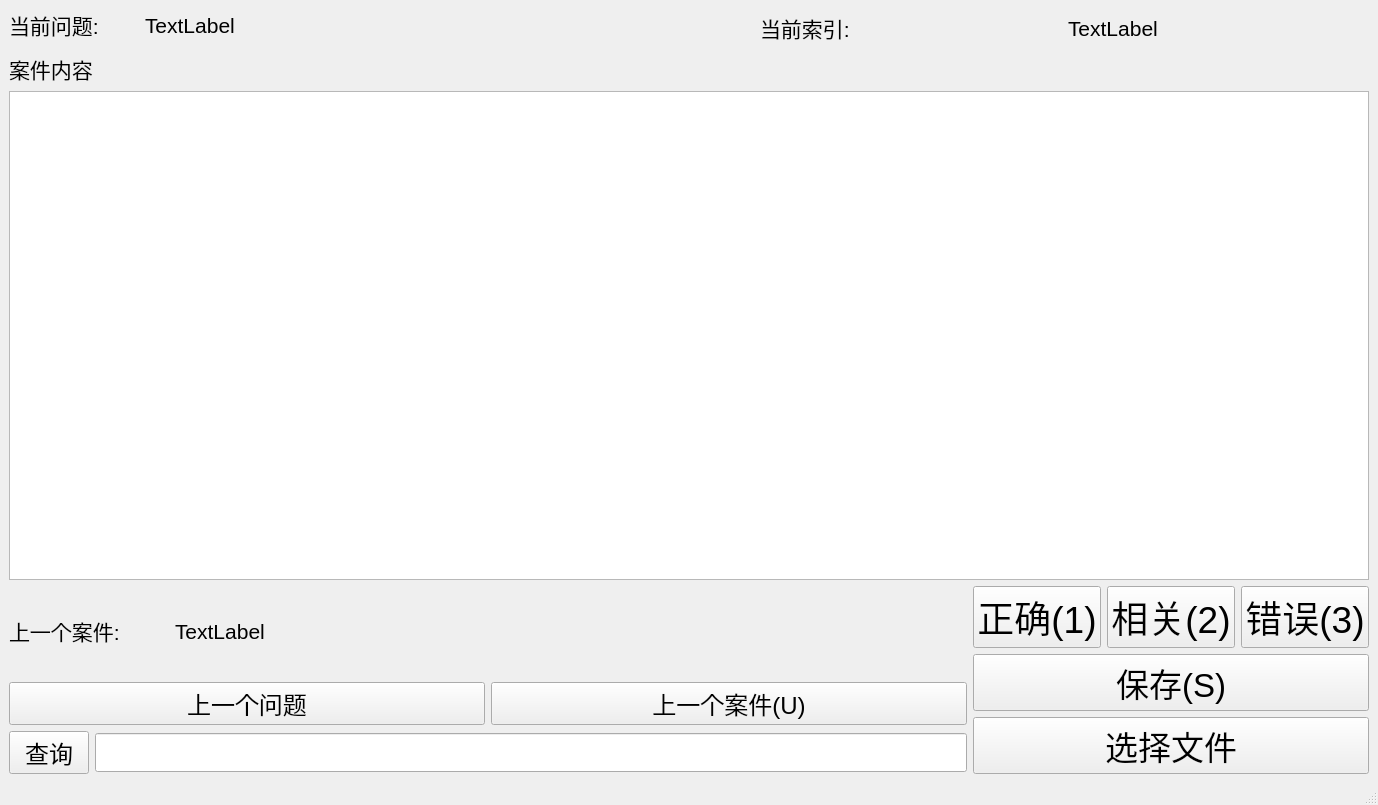
<?xml version="1.0" encoding="UTF-8"?>
<ui version="4.0">
    <class>MainWindow</class>
    <widget class="QMainWindow" name="MainWindow">
        <property name="geometry">
            <rect>
                <x>0</x>
                <y>0</y>
                <width>1378</width>
                <height>805</height>
            </rect>
        </property>
        <property name="windowTitle">
            <string>MainWindow</string>
        </property>
        <widget class="QWidget" name="centralwidget">
            <layout class="QGridLayout" name="gridLayout">
                <item row="3" column="0" colspan="3">
                    <layout class="QVBoxLayout" name="verticalLayout_7">
                        <item>
                            <layout class="QHBoxLayout" name="horizontalLayout_3">
                                <item>
                                    <layout class="QVBoxLayout" name="verticalLayout_3">
                                        <item>
                                            <widget class="QLabel" name="label_2">
                                                <property name="font">
                                                    <font>
                                                        <pointsize>16</pointsize>
                                                    </font>
                                                </property>
                                                <property name="text">
                                                    <string>案件内容</string>
                                                </property>
                                            </widget>
                                        </item>
                                        <item>
                                            <widget class="QTextEdit" name="content">
                                                <property name="font">
                                                    <font>
                                                        <pointsize>16</pointsize>
                                                    </font>
                                                </property>
                                            </widget>
                                        </item>
                                    </layout>
                                </item>
<!--                                <item>-->
<!--                                    <layout class="QVBoxLayout" name="verticalLayout_5">-->
<!--                                        <item>-->
<!--                                            <widget class="QLabel" name="label_4">-->
<!--                                                <property name="font">-->
<!--                                                    <font>-->
<!--                                                        <pointsize>16</pointsize>-->
<!--                                                    </font>-->
<!--                                                </property>-->
<!--                                                <property name="text">-->
<!--                                                    <string>法院观点</string>-->
<!--                                                </property>-->
<!--                                            </widget>-->
<!--                                        </item>-->
<!--                                        <item>-->
<!--                                            <widget class="QTextEdit" name="viewpoint">-->
<!--                                                <property name="font">-->
<!--                                                    <font>-->
<!--                                                        <pointsize>16</pointsize>-->
<!--                                                    </font>-->
<!--                                                </property>-->
<!--                                            </widget>-->
<!--                                        </item>-->
<!--                                    </layout>-->
<!--                                </item>-->
<!--                                <item>-->
<!--                                    <layout class="QVBoxLayout" name="verticalLayout_2">-->
<!--                                        <item>-->
<!--                                            <widget class="QLabel" name="label_9">-->
<!--                                                <property name="font">-->
<!--                                                    <font>-->
<!--                                                        <pointsize>16</pointsize>-->
<!--                                                    </font>-->
<!--                                                </property>-->
<!--                                                <property name="text">-->
<!--                                                    <string>法院判决</string>-->
<!--                                                </property>-->
<!--                                            </widget>-->
<!--                                        </item>-->
<!--                                        <item>-->
<!--                                            <widget class="QTextEdit" name="judge">-->
<!--                                                <property name="font">-->
<!--                                                    <font>-->
<!--                                                        <pointsize>16</pointsize>-->
<!--                                                    </font>-->
<!--                                                </property>-->
<!--                                            </widget>-->
<!--                                        </item>-->
<!--                                    </layout>-->
<!--                                </item>-->
                            </layout>
                        </item>
                        <item>
                            <layout class="QHBoxLayout" name="horizontalLayout_5">
                                <item>
                                    <layout class="QVBoxLayout" name="verticalLayout_4">
                                        <item>
                                            <layout class="QHBoxLayout" name="horizontalLayout_2">
                                                <item>
                                                    <widget class="QLabel" name="label_5">
                                                        <property name="maximumSize">
                                                            <size>
                                                                <width>160</width>
                                                                <height>16777215</height>
                                                            </size>
                                                        </property>
                                                        <property name="font">
                                                            <font>
                                                                <pointsize>16</pointsize>
                                                            </font>
                                                        </property>
                                                        <property name="text">
                                                            <string>上一个案件:</string>
                                                        </property>
                                                    </widget>
                                                </item>
                                                <item>
                                                    <widget class="QLabel" name="last_case_view">
                                                        <property name="font">
                                                            <font>
                                                                <pointsize>16</pointsize>
                                                            </font>
                                                        </property>
                                                        <property name="text">
                                                            <string>TextLabel</string>
                                                        </property>
                                                        <property name="wordWrap">
                                                            <bool>true</bool>
                                                        </property>
                                                    </widget>
                                                </item>
                                            </layout>
                                        </item>
                                        <item>
                                            <layout class="QHBoxLayout" name="horizontalLayout_4">
                                                <item>
                                                    <layout class="QVBoxLayout" name="verticalLayout_6">
                                                        <item>
                                                            <layout class="QHBoxLayout" name="horizontalLayout_7">
                                                                <item>
                                                                    <widget class="QPushButton" name="last_query_btn">
                                                                        <property name="font">
                                                                            <font>
                                                                                <pointsize>18</pointsize>
                                                                            </font>
                                                                        </property>
                                                                        <property name="text">
                                                                            <string>上一个问题</string>
                                                                        </property>
                                                                    </widget>
                                                                </item>
                                                                <item>
                                                                    <widget class="QPushButton" name="last_case_btn">
                                                                        <property name="font">
                                                                            <font>
                                                                                <pointsize>18</pointsize>
                                                                            </font>
                                                                        </property>
                                                                        <property name="text">
                                                                            <string>上一个案件(U)</string>
                                                                        </property>
                                                                    </widget>
                                                                </item>
                                                            </layout>
                                                        </item>
                                                        <item>
                                                            <layout class="QHBoxLayout" name="horizontalLayout_8">
                                                                <item>
                                                                    <widget class="QPushButton" name="search_btn">
                                                                        <property name="font">
                                                                            <font>
                                                                                <pointsize>18</pointsize>
                                                                            </font>
                                                                        </property>
                                                                        <property name="text">
                                                                            <string>查询</string>
                                                                        </property>
                                                                    </widget>
                                                                </item>
                                                                <item>
                                                                    <widget class="QLineEdit" name="search_edit">
                                                                        <property name="font">
                                                                            <font>
                                                                                <pointsize>20</pointsize>
                                                                            </font>
                                                                        </property>
                                                                    </widget>
                                                                </item>
                                                            </layout>
                                                        </item>
                                                    </layout>
                                                </item>
                                            </layout>
                                        </item>
                                    </layout>
                                </item>
                                <item>
                                    <layout class="QVBoxLayout" name="verticalLayout">
                                        <item>
                                            <layout class="QHBoxLayout" name="horizontalLayout">
                                                <item>
                                                    <widget class="QPushButton" name="yes_btn">
                                                        <property name="font">
                                                            <font>
                                                                <pointsize>28</pointsize>
                                                            </font>
                                                        </property>
                                                        <property name="text">
                                                            <string>正确(1)</string>
                                                        </property>
                                                    </widget>
                                                </item>
                                                <item>
                                                    <widget class="QPushButton" name="soso_btn">
                                                        <property name="font">
                                                            <font>
                                                                <pointsize>28</pointsize>
                                                            </font>
                                                        </property>
                                                        <property name="text">
                                                            <string>相关(2)</string>
                                                        </property>
                                                    </widget>
                                                </item>
                                                <item>
                                                    <widget class="QPushButton" name="no_btn">
                                                        <property name="font">
                                                            <font>
                                                                <pointsize>28</pointsize>
                                                            </font>
                                                        </property>
                                                        <property name="text">
                                                            <string>错误(3)</string>
                                                        </property>
                                                    </widget>
                                                </item>
                                            </layout>
                                        </item>
                                        <item>
                                            <widget class="QPushButton" name="save_btn">
                                                <property name="font">
                                                    <font>
                                                        <pointsize>25</pointsize>
                                                    </font>
                                                </property>
                                                <property name="text">
                                                    <string>保存(S)</string>
                                                </property>
                                            </widget>
                                        </item>
                                        <item>
                                            <widget class="QPushButton" name="select_file_btn">
                                                <property name="font">
                                                    <font>
                                                        <pointsize>25</pointsize>
                                                    </font>
                                                </property>
                                                <property name="text">
                                                    <string>选择文件</string>
                                                </property>
                                            </widget>
                                        </item>
                                    </layout>
                                </item>
                            </layout>
                        </item>
                    </layout>
                </item>
<!--                <item row="1" column="0">-->
<!--                    <widget class="QLabel" name="label_8">-->
<!--                        <property name="font">-->
<!--                            <font>-->
<!--                                <pointsize>16</pointsize>-->
<!--                            </font>-->
<!--                        </property>-->
<!--                        <property name="text">-->
<!--                            <string>当前案由:</string>-->
<!--                        </property>-->
<!--                    </widget>-->
<!--                </item>-->
<!--                <item row="1" column="1">-->
<!--                    <widget class="QLabel" name="case_cause">-->
<!--                        <property name="font">-->
<!--                            <font>-->
<!--                                <pointsize>16</pointsize>-->
<!--                            </font>-->
<!--                        </property>-->
<!--                        <property name="text">-->
<!--                            <string>TextLabel</string>-->
<!--                        </property>-->
<!--                        <property name="wordWrap">-->
<!--                            <bool>true</bool>-->
<!--                        </property>-->
<!--                    </widget>-->
<!--                </item>-->
<!--                <item row="2" column="0">-->
<!--                    <widget class="QLabel" name="label_7">-->
<!--                        <property name="font">-->
<!--                            <font>-->
<!--                                <pointsize>16</pointsize>-->
<!--                            </font>-->
<!--                        </property>-->
<!--                        <property name="text">-->
<!--                            <string>案件标题:</string>-->
<!--                        </property>-->
<!--                    </widget>-->
<!--                </item>-->
                <item row="0" column="0">
                    <widget class="QLabel" name="label">
                        <property name="maximumSize">
                            <size>
                                <width>130</width>
                                <height>16777215</height>
                            </size>
                        </property>
                        <property name="font">
                            <font>
                                <pointsize>16</pointsize>
                            </font>
                        </property>
                        <property name="text">
                            <string>当前问题:</string>
                        </property>
                    </widget>
                </item>
                <item row="0" column="1">
                    <widget class="QLabel" name="current_query">
                        <property name="font">
                            <font>
                                <pointsize>16</pointsize>
                            </font>
                        </property>
                        <property name="text">
                            <string>TextLabel</string>
                        </property>
                        <property name="wordWrap">
                            <bool>true</bool>
                        </property>
                    </widget>
                </item>
<!--                <item row="2" column="1" colspan="2">-->
<!--                    <widget class="QLabel" name="case_title">-->
<!--                        <property name="font">-->
<!--                            <font>-->
<!--                                <pointsize>16</pointsize>-->
<!--                            </font>-->
<!--                        </property>-->
<!--                        <property name="text">-->
<!--                            <string>TextLabel</string>-->
<!--                        </property>-->
<!--                        <property name="wordWrap">-->
<!--                            <bool>true</bool>-->
<!--                        </property>-->
<!--                    </widget>-->
<!--                </item>-->
                <item row="0" column="2" rowspan="2">
                    <layout class="QHBoxLayout" name="horizontalLayout_6">
                        <item>
                            <widget class="QLabel" name="label_3">
                                <property name="font">
                                    <font>
                                        <pointsize>16</pointsize>
                                    </font>
                                </property>
                                <property name="text">
                                    <string>当前索引:</string>
                                </property>
                            </widget>
                        </item>
                        <item>
                            <widget class="QLabel" name="current_index">
                                <property name="font">
                                    <font>
                                        <pointsize>16</pointsize>
                                    </font>
                                </property>
                                <property name="text">
                                    <string>TextLabel</string>
                                </property>
                            </widget>
                        </item>
                    </layout>
                </item>
            </layout>
            <zorder>label_8</zorder>
            <zorder>case_cause</zorder>
            <zorder>label</zorder>
            <zorder>current_query</zorder>
            <zorder>label_7</zorder>
            <zorder>case_title</zorder>
        </widget>
        <widget class="QMenuBar" name="menubar">
            <property name="geometry">
                <rect>
                    <x>0</x>
                    <y>0</y>
                    <width>1378</width>
                    <height>26</height>
                </rect>
            </property>
        </widget>
        <widget class="QStatusBar" name="statusbar"/>
    </widget>
    <resources/>
    <connections>
        <connection>
            <sender>yes_btn</sender>
            <signal>clicked()</signal>
            <receiver>MainWindow</receiver>
            <slot>set_yes()</slot>
            <hints>
                <hint type="sourcelabel">
                    <x>998</x>
                    <y>648</y>
                </hint>
                <hint type="destinationlabel">
                    <x>654</x>
                    <y>0</y>
                </hint>
            </hints>
        </connection>
        <connection>
            <sender>soso_btn</sender>
            <signal>clicked()</signal>
            <receiver>MainWindow</receiver>
            <slot>set_soso()</slot>
            <hints>
                <hint type="sourcelabel">
                    <x>1180</x>
                    <y>648</y>
                </hint>
                <hint type="destinationlabel">
                    <x>835</x>
                    <y>0</y>
                </hint>
            </hints>
        </connection>
        <connection>
            <sender>no_btn</sender>
            <signal>clicked()</signal>
            <receiver>MainWindow</receiver>
            <slot>set_no()</slot>
            <hints>
                <hint type="sourcelabel">
                    <x>1362</x>
                    <y>648</y>
                </hint>
                <hint type="destinationlabel">
                    <x>1038</x>
                    <y>0</y>
                </hint>
            </hints>
        </connection>
        <connection>
            <sender>save_btn</sender>
            <signal>clicked()</signal>
            <receiver>MainWindow</receiver>
            <slot>save()</slot>
            <hints>
                <hint type="sourcelabel">
                    <x>1363</x>
                    <y>707</y>
                </hint>
                <hint type="destinationlabel">
                    <x>538</x>
                    <y>0</y>
                </hint>
            </hints>
        </connection>
        <connection>
            <sender>select_file_btn</sender>
            <signal>clicked()</signal>
            <receiver>MainWindow</receiver>
            <slot>select_file()</slot>
            <hints>
                <hint type="sourcelabel">
                    <x>1363</x>
                    <y>765</y>
                </hint>
                <hint type="destinationlabel">
                    <x>1130</x>
                    <y>0</y>
                </hint>
            </hints>
        </connection>
        <connection>
            <sender>last_case_btn</sender>
            <signal>clicked()</signal>
            <receiver>MainWindow</receiver>
            <slot>last_case()</slot>
            <hints>
                <hint type="sourcelabel">
                    <x>810</x>
                    <y>711</y>
                </hint>
                <hint type="destinationlabel">
                    <x>447</x>
                    <y>0</y>
                </hint>
            </hints>
        </connection>
        <connection>
            <sender>last_query_btn</sender>
            <signal>clicked()</signal>
            <receiver>MainWindow</receiver>
            <slot>last_query()</slot>
            <hints>
                <hint type="sourcelabel">
                    <x>241</x>
                    <y>711</y>
                </hint>
                <hint type="destinationlabel">
                    <x>296</x>
                    <y>0</y>
                </hint>
            </hints>
        </connection>
        <connection>
            <sender>search_btn</sender>
            <signal>clicked()</signal>
            <receiver>MainWindow</receiver>
            <slot>search_word()</slot>
            <hints>
                <hint type="sourcelabel">
                    <x>68</x>
                    <y>727</y>
                </hint>
                <hint type="destinationlabel">
                    <x>191</x>
                    <y>-2</y>
                </hint>
            </hints>
        </connection>
    </connections>
    <slots>
        <slot>set_yes()</slot>
        <slot>set_soso()</slot>
        <slot>set_no()</slot>
        <slot>save()</slot>
        <slot>select_file()</slot>
        <slot>last_query()</slot>
        <slot>last_case()</slot>
        <slot>search_word()</slot>
    </slots>
</ui>
